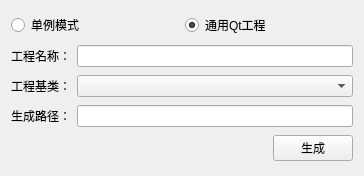
<?xml version="1.0" encoding="UTF-8"?>
<ui version="4.0">
 <class>CreateVSProjectClass</class>
 <widget class="QWidget" name="CreateVSProjectClass">
  <property name="geometry">
   <rect>
    <x>0</x>
    <y>0</y>
    <width>364</width>
    <height>176</height>
   </rect>
  </property>
  <property name="windowTitle">
   <string>CreateVSProject</string>
  </property>
  <layout class="QVBoxLayout" name="verticalLayout">
   <item>
    <layout class="QHBoxLayout" name="horizontalLayout_5">
     <item>
      <widget class="QRadioButton" name="radioButton_Single">
       <property name="text">
        <string>单例模式</string>
       </property>
      </widget>
     </item>
     <item>
      <widget class="QRadioButton" name="radioButton_Common">
       <property name="text">
        <string>通用Qt工程</string>
       </property>
       <property name="checked">
        <bool>true</bool>
       </property>
      </widget>
     </item>
    </layout>
   </item>
   <item>
    <layout class="QHBoxLayout" name="horizontalLayout" stretch="0,1">
     <item>
      <widget class="QLabel" name="label_ProjectName">
       <property name="text">
        <string>工程名称：</string>
       </property>
      </widget>
     </item>
     <item>
      <widget class="QLineEdit" name="lineEdit_ProjectName"/>
     </item>
    </layout>
   </item>
   <item>
    <layout class="QHBoxLayout" name="horizontalLayout_2" stretch="0,1">
     <item>
      <widget class="QLabel" name="label_Base">
       <property name="text">
        <string>工程基类：</string>
       </property>
      </widget>
     </item>
     <item>
      <widget class="QComboBox" name="comboBox_Base"/>
     </item>
    </layout>
   </item>
   <item>
    <layout class="QHBoxLayout" name="horizontalLayout_3" stretch="0,1">
     <item>
      <widget class="QLabel" name="label_3">
       <property name="text">
        <string>生成路径：</string>
       </property>
      </widget>
     </item>
     <item>
      <widget class="QLineEdit" name="lineEdit_Path"/>
     </item>
    </layout>
   </item>
   <item>
    <layout class="QHBoxLayout" name="horizontalLayout_4">
     <item>
      <spacer name="horizontalSpacer">
       <property name="orientation">
        <enum>Qt::Horizontal</enum>
       </property>
       <property name="sizeHint" stdset="0">
        <size>
         <width>40</width>
         <height>20</height>
        </size>
       </property>
      </spacer>
     </item>
     <item>
      <widget class="QPushButton" name="pushButton_Create">
       <property name="text">
        <string>生成</string>
       </property>
      </widget>
     </item>
    </layout>
   </item>
  </layout>
 </widget>
 <layoutdefault spacing="6" margin="11"/>
 <resources/>
 <connections/>
</ui>
